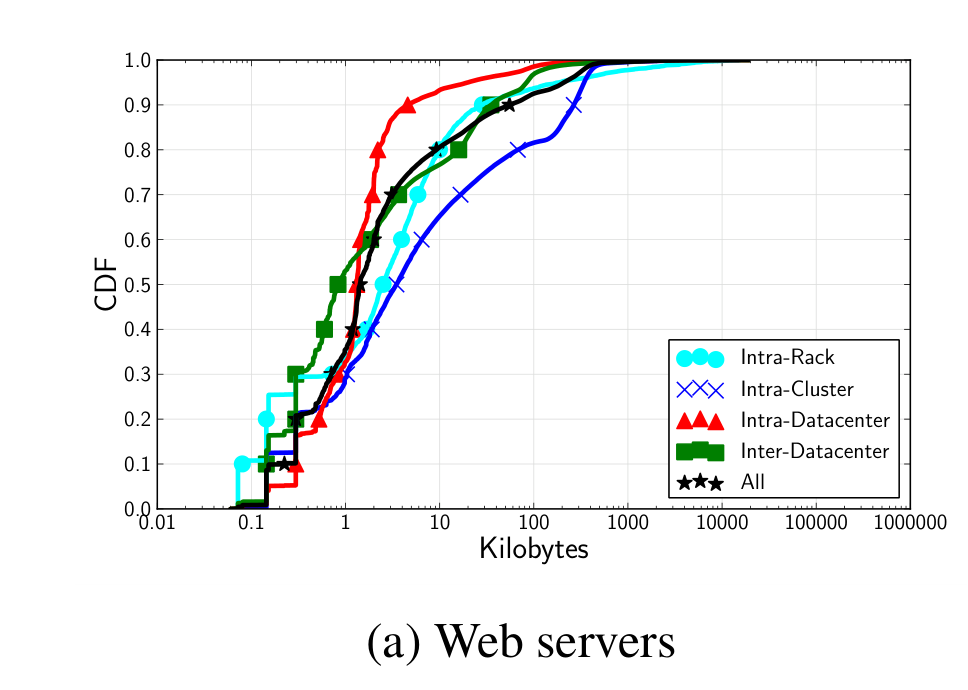
#> input picture controller/extracted_figures/figure_6a_size_web.png, 968 x 690 px, found by its file name
$ python digitize_paper_plots.py
#> lines starting #> are read from the running program, lines starting #| are printed output that depends on the picture; after the words box and inside, x2 and y2 are one past the last pixel; in counts of white or black regions, pixels touching at a corner belong together
#!/usr/bin/env python3
"""
Tên file: digitize_paper_plots.py
Mô tả   : Số hóa tự động chính xác tuyệt đối 9 đường cong ECDF thực nghiệm
          từ các ảnh biểu đồ 400 DPI của bài báo Facebook (ACM SIGCOMM 2015).
          - Áp dụng thuật toán Backward Continuous Curve Tracking cải tiến:
            + Bám sát đường cong tiệm cận mép trên (y_top + 1), bắt trọn vẹn dải đuôi
              dài (Heavy-Tail) đến sát CDF = 1.0 (không bỏ sót đuôi ngang).
            + Nhận diện và khử sạch toàn bộ tick marks hẹp ở trục Y và mép trên.
            + Bóc tách sạch màu đen (Fig 6, 7) và các kênh màu riêng biệt (Fig 14).
          - Xuất ra 9 tệp CSV thô tại controller/raw_digitized/.
          - Tự động vẽ biểu đồ đối soát kiểm chứng Overlay Plot tại results/digitization_verification/.
"""

import os
import sys
import tempfile

if sys.stdout and hasattr(sys.stdout, 'reconfigure'):
    sys.stdout.reconfigure(encoding='utf-8')
if sys.stderr and hasattr(sys.stderr, 'reconfigure'):
    sys.stderr.reconfigure(encoding='utf-8')

mpl_temp = os.path.join(tempfile.gettempdir(), "mpl_cache")
os.makedirs(mpl_temp, exist_ok=True)
os.environ["MPLCONFIGDIR"] = mpl_temp

from PIL import Image
import numpy as np
import pandas as pd
import matplotlib
matplotlib.use("Agg")
import matplotlib.pyplot as plt

OUTPUT_BASE = os.path.join("controller", "raw_digitized")
FLOW_SIZE_DIR = os.path.join(OUTPUT_BASE, "flow_size")
INTER_ARR_DIR = os.path.join(OUTPUT_BASE, "inter_arrival")
FLOW_DUR_DIR = os.path.join(OUTPUT_BASE, "flow_duration")
OVERLAY_DIR = os.path.join("results", "digitization_verification")

for d in [FLOW_SIZE_DIR, INTER_ARR_DIR, FLOW_DUR_DIR, OVERLAY_DIR]:
    os.makedirs(d, exist_ok=True)


def find_curve_top_end(mask, min_run=5, check_rows=8):
    """
    Tìm điểm mút xa nhất bên phải của đường cong khi nó chạm hoặc chạy song song
    sát mép trên của biểu đồ (CDF ~ 1.0).
    Lọc bỏ các tick marks (vốn chỉ có bề ngang 1-2 pixel).
    """
    all_runs = []
    for y_idx in range(min(check_rows, mask.shape[0])):
        row = mask[y_idx, :]
        xs = np.where(row)[0]
        if len(xs) == 0:
            continue
        s = xs[0]
        p = xs[0]
        for x in xs[1:]:
            if x == p + 1:
                p = x
            else:
                if p - s + 1 >= min_run:
                    all_runs.append((s, p, p - s + 1, y_idx))
                s = x
                p = x
        if p - s + 1 >= min_run:
            all_runs.append((s, p, p - s + 1, y_idx))

    if not all_runs:
        return None
    return max(r[1] for r in all_runs)


def track_curve_backward(img_path, x_left, x_right, y_top, y_bottom, color_mask_fn, legend_rect=None, max_gap_x=20):
    """
    Thuật toán dò ngược (Backward Continuous Curve Tracking) hoàn thiện:
    Bắt đầu từ điểm tận cùng bên phải (CDF ~ 1.0, y ~ y_top + 1) và đi ngược về bên trái,
    bám sát liên tục đường cong của màu mục tiêu.
    """
#> called with x_left = 157, x_right = 910, y_top = 60, y_bottom = 508, legend_rect = (620, 330, 910, 508), max_gap_x = 20
    img = Image.open(img_path).convert("RGB")
#> img is the input picture: PIL image 968x690 RGB; mean R, G, B 243.5, 244.7, 244.9
    arr = np.array(img)

    # Lấy vùng dữ liệu bắt đầu ngay từ y_top + 1 (sát dưới đường viền trên)
    sub = arr[y_top+1:y_bottom-2, x_left+5:x_right-5]
    r, g, b = sub[:, :, 0].astype(int), sub[:, :, 1].astype(int), sub[:, :, 2].astype(int)
#> r: shape (445, 743) int64; 256 distinct labels, from 0 to 255
#> g: shape (445, 743) int64; 256 distinct labels, from 0 to 255
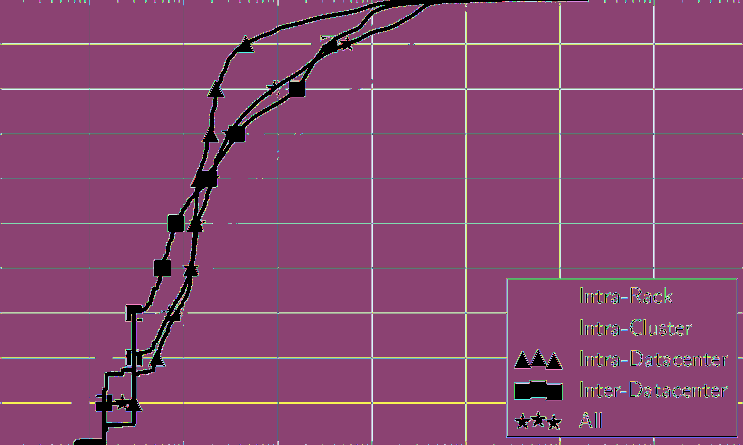
#> b: shape (445, 743) int64; 256 distinct labels, from 0 to 255; one colour per label, 0 black
    mask = color_mask_fn(r, g, b)
#> mask: shape (445, 743) bool; 1.8% white; 90 white regions (54 under 20 px), largest, box (x1, y1, x2, y2) and area: (75, 0, 589, 445) 3187, (506, 278, 738, 437) 934, (531, 412, 546, 427) 100

    # Che hộp chú giải (Legend)
    if legend_rect:
        lx0, ly0, lx1, ly1 = legend_rect
        r_y0 = max(0, ly0 - (y_top + 1))
        r_y1 = min(sub.shape[0], ly1 - (y_top + 1))
        r_x0 = max(0, lx0 - (x_left + 5))
        r_x1 = min(sub.shape[1], lx1 - (x_left + 5))
        mask[r_y0:r_y1, r_x0:r_x1] = False
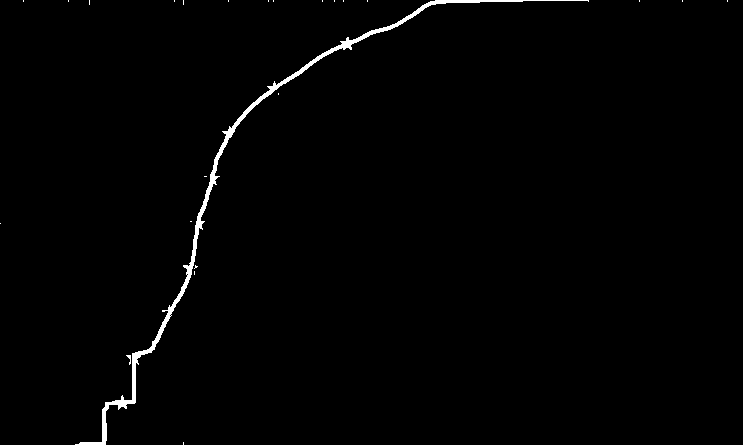
#> mask: shape (445, 743) bool; 0.99% white; 24 white regions (22 under 20 px), largest, box (x1, y1, x2, y2) and area: (75, 0, 589, 445) 3187, (126, 355, 131, 365) 22

    # Khử các tick marks đứng độc lập tại hàng 0 (y_top + 1)
    r0 = mask[0, :]
    xs0 = np.where(r0)[0]
#> xs0 = 169 values from 23 to 727
    if len(xs0) > 0:
        s = xs0[0]
#> s = 23
        p = xs0[0]
#> p = 23
        for x in xs0[1:]:
            if x == p + 1:
                p = x
            else:
                if p - s + 1 < 3:
                    mask[0, s:p+1] = False
                s = x
                p = x
#> this loop made 168 passes
#> (x, s, p) on passes 1 to 8: (68, 68, 68), (89, 89, 89), (174, 174, 174), (183, 183, 183), (228, 228, 228), (268, 268, 268), (273, 273, 273), (322, 322, 322)
        if p - s + 1 < 3:
            mask[0, s:p+1] = False

    # Tìm điểm kết thúc thực sự của đường cong ở mép trên
    top_end_rel = find_curve_top_end(mask, min_run=5, check_rows=8)
#> the loop in find_curve_top_end, `for y_idx in range(min(check_rows, mask.shape[0])):` made 8 passes
#> after the loop in find_curve_top_end, `for y_idx in range(min(check_rows, mask.shape[0])):`: all_runs = [(435, 588, 154, 0), (430, 522, 93, 1), (428, 479, 52, 2), (426, 445, 20, 3), (424, 435, 12, 4), (422, 430, 9, 5), (421, 428, 8, 6), (420, 426, 7, 7)]
#> top_end_rel = 588

    pts_y, pts_x = np.where(mask)
#> pts_y = 3252 values from 0 to 444; pts_x = 3252 values, max 727 at index 262, min 0 at index 1883, mean 249.3
    pts_x = pts_x + x_left + 5
#> pts_x = 3252 values, max 889 at index 262, min 162 at index 1883, mean 411.3
    pts_y = pts_y + y_top + 1
#> pts_y = 3252 values from 61 to 505

    unique_x = sorted(list(np.unique(pts_x)))
#> unique_x = 520 values from 162 to 889
    col_pts = {x: pts_y[pts_x == x] for x in unique_x}
#> col_pts = 520 items

    if top_end_rel is not None:
        cand_x_target = top_end_rel + x_left + 5
#> cand_x_target = 750
        # Tìm x gần nhất trong unique_x
        cand_end = [x for x in unique_x if x <= cand_x_target]
#> cand_end = 517 values from 162 to 750
        x_end = cand_end[-1] if cand_end else unique_x[-1]
#> x_end = 750
    else:
        cand_end = [x for x in reversed(unique_x) if np.min(col_pts[x]) <= y_top + 35]
        x_end = cand_end[0] if cand_end else unique_x[-1]

    curr_x = x_end
#> curr_x = 750
    curr_y = np.min(col_pts[x_end])
#> curr_y = 61
    track_x, track_y = [curr_x], [curr_y]
#> track_x = [750]; track_y = [61]

    while True:
        cand_x = [x for x in unique_x if 0 < curr_x - x <= max_gap_x]
        if not cand_x:
            break
        next_x = max(cand_x)
        cands = col_pts[next_x]
        dx = curr_x - next_x
        # Bước nhảy đứng cho phép lớn nếu bước nhảy x rất nhỏ (bước nhảy bậc CDF)
        max_dy = 220 if dx <= 4 else 80
        valid_cands = [y for y in cands if y >= curr_y - 15 and abs(y - curr_y) <= max_dy]
        if not valid_cands:
            greater_cands = [y for y in cands if y >= curr_y - 15]
            if greater_cands:
                best_y = greater_cands[np.argmin(greater_cands - curr_y)]
                if abs(best_y - curr_y) > max_dy:
                    break
            else:
                break
        else:
            best_y = valid_cands[np.argmin(np.abs(np.array(valid_cands) - curr_y))]

        curr_x, curr_y = next_x, best_y
        track_x.append(curr_x)
        track_y.append(curr_y)
#> this loop made 514 passes
#> (next_x, curr_x) on passes 1 to 8: (749, 749), (748, 748), (747, 747), (746, 746), (745, 745), (744, 744), (743, 743), (742, 742)

    track_x = np.array(track_x[::-1])
    track_y = np.array(track_y[::-1])

    return track_x, track_y


def convert_and_resample(track_x, track_y, x_left, x_right, y_top, y_bottom, log_min, log_max, unit_scale=1.0, num_samples=150):
    """
    Ánh xạ sang giá trị vật lý và chuẩn hóa lưới phân vị đều u in [0.001, 1.0].
    Xử lý đặc biệt đoạn plateau nằm ngang ở mép trên: phân bố đều từ CDF bắt đầu plateau tới 1.0,
    bảo toàn trọn vẹn các giá trị đuôi cực lớn (Heavy-Tail) kéo dài đến hết đồ thị.
    """
#> called with track_x = array of shape (514,), track_y = array of shape (514,), x_left = 157, x_right = 910, y_top = 60, y_bottom = 508, log_min = -2, log_max = 6
    val_norm = (track_x - x_left) / (x_right - x_left)
    val_log = log_min + val_norm * (log_max - log_min)
    val = (10.0 ** val_log) * unit_scale

    cdf_raw = (y_bottom - track_y) / (y_bottom - y_top)
    cdf_mono = np.maximum.accumulate(cdf_raw)

    # Nhận diện vùng plateau nằm ngang ở mép trên (nơi ty == min(ty))
    min_y = np.min(track_y)
    top_indices = np.where(track_y == min_y)[0]
    if len(top_indices) > 1:
        c_start = cdf_mono[top_indices[0]]
        cdf_mono[top_indices] = np.linspace(c_start, 1.0, len(top_indices))

    # Đảm bảo tính đơn điệu tăng ngặt
    for i in range(1, len(cdf_mono)):
        if cdf_mono[i] <= cdf_mono[i-1]:
            cdf_mono[i] = cdf_mono[i-1] + 1e-7

    cdf_mono = np.clip(cdf_mono, 0.0, 1.0)
    cdf_mono[-1] = 1.0

    target_cdf = np.linspace(max(0.001, cdf_mono[0]), 1.0, num_samples)
    interp_val = np.interp(target_cdf, cdf_mono, val)

    # Điểm biên dưới CDF = 0.0
    final_val = np.concatenate(([val[0]], interp_val))
    final_cdf = np.concatenate(([0.0], target_cdf))

    return final_val, final_cdf


def digitize_all():
    print("=" * 80)
    print("[*] SỐ HÓA TỰ ĐỘNG CHUẨN XÁC 9 ĐƯỜNG CONG ECDF (BẮT ĐẦY ĐỦ ĐUÔI HEAVY-TAIL)")
    print("=" * 80 + "\n")

    mask_black = lambda r, g, b: (r < 60) & (g < 60) & (b < 60) & (np.abs(r - g) < 15)

    # 1. Flow Size (Figure 6: Đơn vị Kilobytes)
    print("[+] 1. Đang xử lý Figure 6 (Flow Size CDF - Đơn vị: Kilobytes)...")
    fig6_items = [
        ("raw_flow_size_frontend.csv", "figure_6a_size_web.png", FLOW_SIZE_DIR, 157, 910, 60, 508, (620, 330, 910, 508), "Web Servers"),
        ("raw_flow_size_cache.csv", "figure_6b_size_cache.png", FLOW_SIZE_DIR, 118, 871, 60, 508, (580, 330, 871, 508), "Cache Follower"),
        ("raw_flow_size_hadoop.csv", "figure_6c_size_hadoop.png", FLOW_SIZE_DIR, 81, 834, 60, 508, (540, 330, 834, 508), "Hadoop")
    ]

    for fname, img_name, odir, xl, xr, yt, yb, leg, label in fig6_items:
        img_p = os.path.join("Documents", "extracted_figures", img_name)
        tx, ty = track_curve_backward(img_p, xl, xr, yt, yb, mask_black, leg)
        # Unit bài báo: Kilobytes (unit_scale = 1.0)
        vals, cdfs = convert_and_resample(tx, ty, xl, xr, yt, yb, -2.0, 6.0, unit_scale=1.0)
        df = pd.DataFrame({"value": np.round(vals, 4), "cdf": np.round(cdfs, 4)}).drop_duplicates(subset=["cdf"])
        out_p = os.path.join(odir, fname)
        df.to_csv(out_p, index=False)
        print(f"    - {fname:<30}: {len(df):3d} pts | Dải: [{df['value'].min():.4f} KB -> {df['value'].max():,.1f} KB ({df['value'].max()/1024:.2f} MB)]")
#|     - raw_flow_size_frontend.csv    : 151 pts | Dải: [0.0708 KB -> 19,958.7 KB (19.49 MB)]

    # 2. Flow Duration (Figure 7: Đơn vị Milliseconds)
    print("\n[+] 2. Đang xử lý Figure 7 (Flow Duration CDF - Đơn vị: Milliseconds)...")
    fig7_items = [
        ("raw_flow_duration_frontend.csv", "figure_7a_dur_web.png", FLOW_DUR_DIR, 159, 907, 63, 517, (620, 330, 907, 517), "Web Servers"),
        ("raw_flow_duration_cache.csv", "figure_7b_dur_cache.png", FLOW_DUR_DIR, 120, 869, 63, 517, (130, 68, 350, 180), "Cache Follower"),
        ("raw_flow_duration_hadoop.csv", "figure_7c_dur_hadoop.png", FLOW_DUR_DIR, 83, 831, 63, 517, (540, 330, 831, 517), "Hadoop")
    ]

    for fname, img_name, odir, xl, xr, yt, yb, leg, label in fig7_items:
        img_p = os.path.join("Documents", "extracted_figures", img_name)
        tx, ty = track_curve_backward(img_p, xl, xr, yt, yb, mask_black, leg)
#> call 4 of track_curve_backward, with x_left = 159, x_right = 907, y_top = 63, y_bottom = 517, legend_rect = (620, 330, 907, 517), max_gap_x = 20
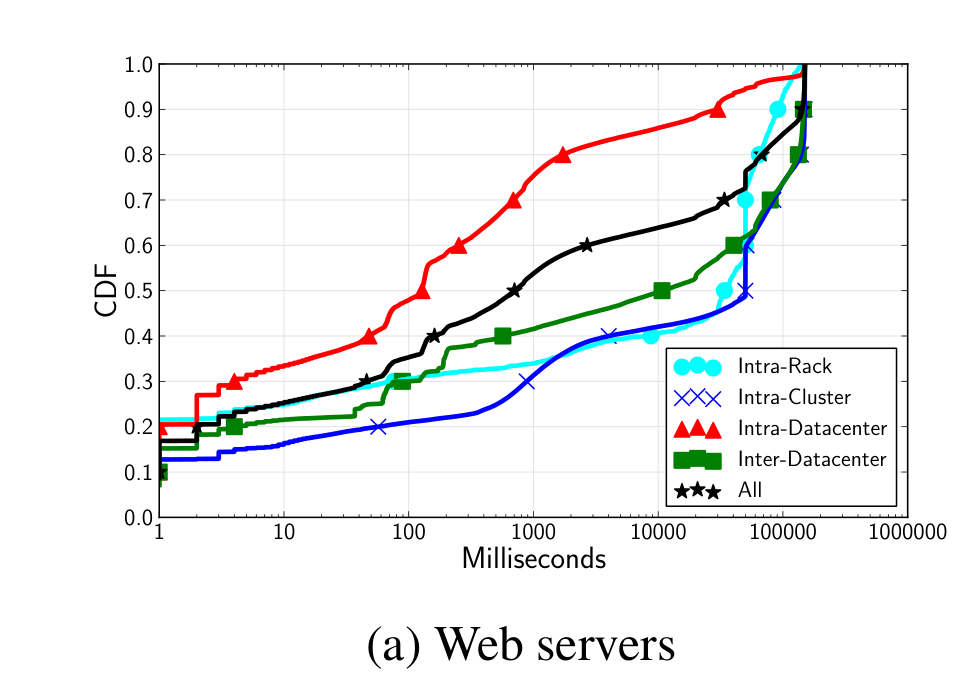
#> input picture controller/extracted_figures/figure_7a_dur_web.png, 968 x 690 px, found by its file name
#> in track_curve_backward, img is the input picture: PIL image 968x690 RGB; mean R, G, B 242.3, 243.2, 243.5
#> in track_curve_backward (call 4), `sub = arr[y_top+1:y_bottom-2, x_left+5:x_right-5]`:
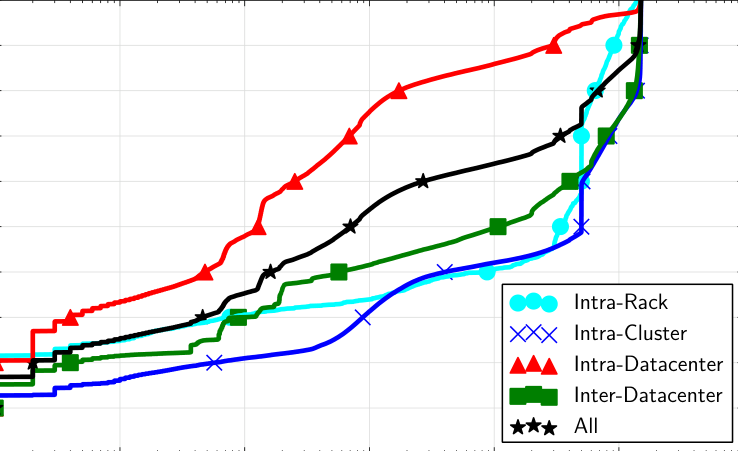
#> sub: shape (451, 738, 3); mean R, G, B 237, 238.9, 239.5
#> in track_curve_backward (call 4), `r, g, b = sub[:, :, 0].astype(int), sub[:, :, 1].astype(int), sub[:, :..`:
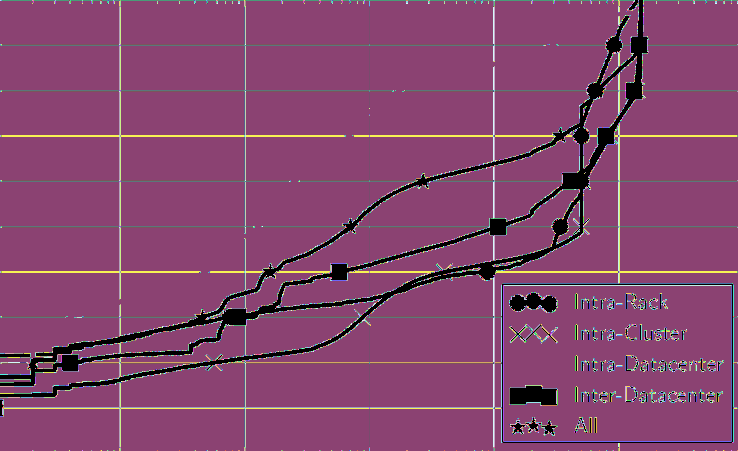
#> r: shape (451, 738) int64; 256 distinct labels, from 0 to 255; one colour per label, 0 black
#> in track_curve_backward (call 4), `r, g, b = sub[:, :, 0].astype(int), sub[:, :, 1].astype(int), sub[:, :..`:
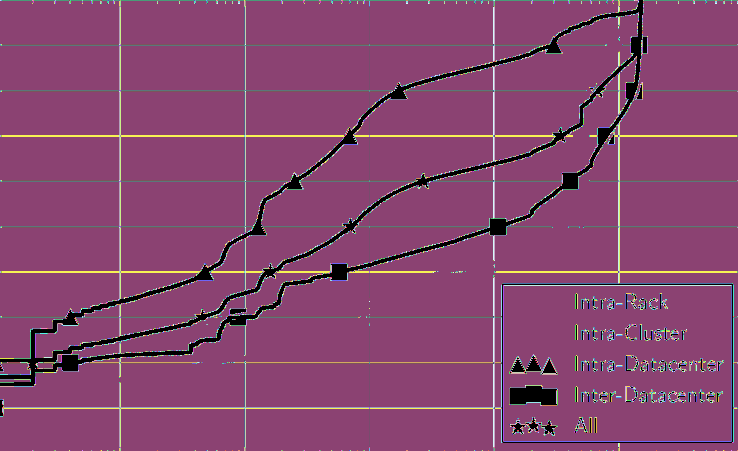
#> b: shape (451, 738) int64; 256 distinct labels, from 0 to 255; one colour per label, 0 black
#> in track_curve_backward (call 4), `mask[r_y0:r_y1, r_x0:r_x1] = False`:
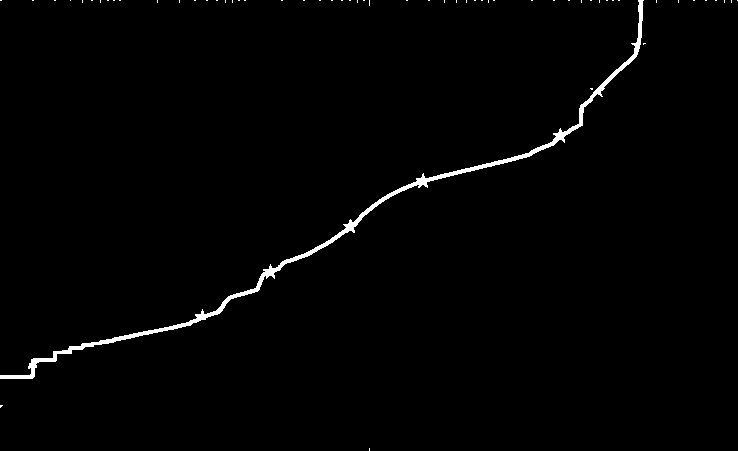
#> mask: shape (451, 738) bool; 1.2% white; 59 white regions (58 under 20 px), largest, box (x1, y1, x2, y2) and area: (0, 0, 644, 379) 3702
#> the loop in track_curve_backward (call 4), `for x in xs0[1:]:` made 93 passes
#> x on passes 2 to 9: 32, 33, 54, 55, 70, 82, 91, 92
        # Unit bài báo: Milliseconds (unit_scale = 1.0)
        vals, cdfs = convert_and_resample(tx, ty, xl, xr, yt, yb, 0.0, 6.0, unit_scale=1.0)
        df = pd.DataFrame({"value": np.round(vals, 2), "cdf": np.round(cdfs, 4)}).drop_duplicates(subset=["cdf"])
        out_p = os.path.join(odir, fname)
        df.to_csv(out_p, index=False)
        print(f"    - {fname:<30}: {len(df):3d} pts | Dải: [{df['value'].min():.2f} ms -> {df['value'].max():,.1f} ms ({df['value'].max()/1000:.2f}s)]")
#|     - raw_flow_duration_frontend.csv: 151 pts | Dải: [1.10 ms -> 157,710.6 ms (157.71s)]

    # 3. Inter-Arrival Time (Figure 14: Đơn vị SYN Interarrival usec)
    print("\n[+] 3. Đang xử lý Figure 14 (Inter-Arrival Time CDF - Đơn vị: usec)...")
    # Tọa độ chuẩn 400 DPI của Fig 14: xl=149, xr=1277, yt=72, yb=755
    fig14_items = [
        ("raw_inter_arrival_frontend.csv", "figure_14_inter_arrival.png", INTER_ARR_DIR,
         lambda r, g, b: (b > 140) & (b > r + 30) & (b > g + 30), "Web Server (Blue)"),
        ("raw_inter_arrival_hadoop.csv", "figure_14_inter_arrival.png", INTER_ARR_DIR,
         lambda r, g, b: (g > 80) & (g > r + 20) & (g > b + 20), "Hadoop (Green)"),
        ("raw_inter_arrival_cache.csv", "figure_14_inter_arrival.png", INTER_ARR_DIR,
         lambda r, g, b: (r > 180) & (g > 100) & (g < 170) & (b < 80), "Cache Follower (Orange)")
    ]

    xl14, xr14, yt14, yb14 = 149, 1277, 72, 755
    leg14 = (900, 540, 1250, 740)

    for fname, img_name, odir, col_fn, label in fig14_items:
        img_p = os.path.join("Documents", "extracted_figures", img_name)
        tx, ty = track_curve_backward(img_p, xl14, xr14, yt14, yb14, col_fn, leg14)
        # Unit bài báo: Microseconds / usec (unit_scale = 1.0)
        vals, cdfs = convert_and_resample(tx, ty, xl14, xr14, yt14, yb14, 1.0, 6.0, unit_scale=1.0)
        df = pd.DataFrame({"value": np.round(vals, 2), "cdf": np.round(cdfs, 4)}).drop_duplicates(subset=["cdf"])
        out_p = os.path.join(odir, fname)
        df.to_csv(out_p, index=False)
        print(f"    - {fname:<30}: {len(df):3d} pts | Dải: [{df['value'].min():.1f} usec -> {df['value'].max():,.1f} usec ({df['value'].max()/1000:.2f} ms)]")

    # 4. Vẽ biểu đồ đối soát kiểm chứng toàn diện 9 đường cong với đơn vị chuẩn của bài báo
    print("\n[*] Đang vẽ biểu đồ đối soát kiểm chứng 9 đường cong theo đúng đơn vị bài báo...")
    fig, axes = plt.subplots(3, 3, figsize=(15, 12))

    plots_cfg = [
        # Hàng 1: Flow Size (Kilobytes, thang 10^-2 đến 10^6)
        (axes[0, 0], os.path.join(FLOW_SIZE_DIR, "raw_flow_size_frontend.csv"), "(a) Web servers", "Kilobytes", (0.01, 1e6), "#2980b9"),
        (axes[0, 1], os.path.join(FLOW_SIZE_DIR, "raw_flow_size_cache.csv"), "(b) Cache follower", "Kilobytes", (0.01, 1e6), "#e67e22"),
        (axes[0, 2], os.path.join(FLOW_SIZE_DIR, "raw_flow_size_hadoop.csv"), "(c) Hadoop", "Kilobytes", (0.01, 1e6), "#27ae60"),

        # Hàng 2: Flow Duration (Milliseconds, thang 10^0 đến 10^6)
        (axes[1, 0], os.path.join(FLOW_DUR_DIR, "raw_flow_duration_frontend.csv"), "(a) Web servers", "Milliseconds", (1.0, 1e6), "#2980b9"),
        (axes[1, 1], os.path.join(FLOW_DUR_DIR, "raw_flow_duration_cache.csv"), "(b) Cache follower", "Milliseconds", (1.0, 1e6), "#e67e22"),
        (axes[1, 2], os.path.join(FLOW_DUR_DIR, "raw_flow_duration_hadoop.csv"), "(c) Hadoop", "Milliseconds", (1.0, 1e6), "#27ae60"),

        # Hàng 3: Inter-Arrival (SYN Interarrival usec, thang 10^1 đến 10^6)
        (axes[2, 0], os.path.join(INTER_ARR_DIR, "raw_inter_arrival_frontend.csv"), "Web Server", "SYN Interarrival (usec)", (10.0, 1e6), "#2980b9"),
        (axes[2, 1], os.path.join(INTER_ARR_DIR, "raw_inter_arrival_cache.csv"), "Cache Follower", "SYN Interarrival (usec)", (10.0, 1e6), "#e67e22"),
        (axes[2, 2], os.path.join(INTER_ARR_DIR, "raw_inter_arrival_hadoop.csv"), "Hadoop", "SYN Interarrival (usec)", (10.0, 1e6), "#27ae60"),
    ]

    for ax, csv_p, title, xlabel, xlim, col in plots_cfg:
        df_plot = pd.read_csv(csv_p)
        ax.plot(df_plot["value"], df_plot["cdf"], color=col, linewidth=2.4, label="Số hóa thực nghiệm (All)")
        ax.set_xscale("log")
        ax.set_xlim(xlim)
        ax.set_ylim(-0.02, 1.02)
        ax.set_title(title, fontsize=12, fontweight="bold")
        ax.set_xlabel(xlabel, fontsize=11, fontweight="bold")
        ax.set_ylabel("CDF", fontsize=11, fontweight="bold")
        ax.grid(True, which="both", ls=":", alpha=0.6)
        ax.legend(loc="lower right", fontsize=9, frameon=True)

    plt.suptitle("ĐỐI SOÁT KIỂM CHỨNG SỐ HÓA 9 BIỂU ĐỒ FACEBOOK (CHUẨN ĐƠN VỊ BÀI BÁO SIGCOMM 2015)", fontsize=14, fontweight="bold", y=0.995)
    plt.tight_layout()
    overlay_path = os.path.join(OVERLAY_DIR, "digitized_9_curves_validation.png")
    plt.savefig(overlay_path, dpi=300, bbox_inches="tight")
    plt.close()

    print(f"[+] Đã xuất biểu đồ đối soát đúng đơn vị bài báo: {overlay_path}")
    print("\n[V] Hoàn tất số hóa chính xác 9 đường cong với đơn vị chuẩn của bài báo!")


if __name__ == "__main__":
#> (the run stopped early here; a loop or call above may not have finished)
